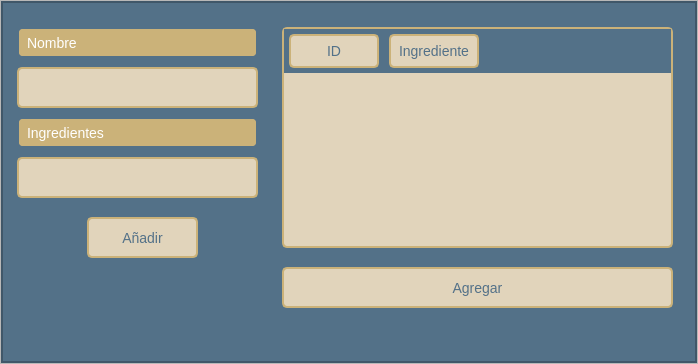
<?xml version="1.0" encoding="UTF-8"?>
<ui version="4.0">
 <class>nueva_mezcla_window</class>
 <widget class="QWidget" name="nueva_mezcla_window">
  <property name="geometry">
   <rect>
    <x>0</x>
    <y>0</y>
    <width>698</width>
    <height>364</height>
   </rect>
  </property>
  <property name="windowTitle">
   <string>Nueva mezcla</string>
  </property>
  <layout class="QVBoxLayout" name="verticalLayout">
   <property name="spacing">
    <number>0</number>
   </property>
   <property name="leftMargin">
    <number>0</number>
   </property>
   <property name="topMargin">
    <number>0</number>
   </property>
   <property name="rightMargin">
    <number>0</number>
   </property>
   <property name="bottomMargin">
    <number>0</number>
   </property>
   <item>
    <widget class="QFrame" name="central_frame">
     <property name="frameShape">
      <enum>QFrame::StyledPanel</enum>
     </property>
     <property name="frameShadow">
      <enum>QFrame::Raised</enum>
     </property>
     <layout class="QVBoxLayout" name="verticalLayout_2">
      <property name="spacing">
       <number>0</number>
      </property>
      <property name="leftMargin">
       <number>0</number>
      </property>
      <property name="topMargin">
       <number>0</number>
      </property>
      <property name="rightMargin">
       <number>0</number>
      </property>
      <property name="bottomMargin">
       <number>0</number>
      </property>
      <item>
       <widget class="QFrame" name="backgroundcolor_frame">
        <property name="styleSheet">
         <string notr="true">background-color: #537188;</string>
        </property>
        <property name="frameShape">
         <enum>QFrame::StyledPanel</enum>
        </property>
        <property name="frameShadow">
         <enum>QFrame::Raised</enum>
        </property>
        <layout class="QVBoxLayout" name="verticalLayout_3">
         <property name="spacing">
          <number>0</number>
         </property>
         <property name="leftMargin">
          <number>0</number>
         </property>
         <property name="topMargin">
          <number>0</number>
         </property>
         <property name="rightMargin">
          <number>0</number>
         </property>
         <property name="bottomMargin">
          <number>0</number>
         </property>
         <item>
          <widget class="QFrame" name="content_frame">
           <property name="frameShape">
            <enum>QFrame::StyledPanel</enum>
           </property>
           <property name="frameShadow">
            <enum>QFrame::Raised</enum>
           </property>
           <widget class="QLabel" name="label">
            <property name="geometry">
             <rect>
              <x>10</x>
              <y>20</y>
              <width>251</width>
              <height>41</height>
             </rect>
            </property>
            <property name="styleSheet">
             <string notr="true">QLabel {
    color: #ffffff;
    border: 2px solid #537188;
    border-radius: 5px;
    padding: 5px;
    margin: 5px;
    font-size: 14px;
    text-align: center;
    background-color: #CBB279;
}</string>
            </property>
            <property name="text">
             <string>Nombre</string>
            </property>
           </widget>
           <widget class="QLineEdit" name="nombre_mezcla">
            <property name="geometry">
             <rect>
              <x>10</x>
              <y>60</y>
              <width>251</width>
              <height>51</height>
             </rect>
            </property>
            <property name="styleSheet">
             <string notr="true">QLineEdit {
    background-color: #E1D4BB;
    color: #537188;
    border: 2px solid #CBB279;
    border-radius: 5px;
    padding: 5px;
    margin: 5px;
    font-size: 14px;
}</string>
            </property>
           </widget>
           <widget class="QPushButton" name="submit_mezcla_button">
            <property name="geometry">
             <rect>
              <x>275</x>
              <y>260</y>
              <width>401</width>
              <height>51</height>
             </rect>
            </property>
            <property name="styleSheet">
             <string notr="true">QPushButton {
    background-color: #E1D4BB;
    color: #537188;
    border: 2px solid #CBB279;
    border-radius: 5px;
    padding: 5px;
    margin: 5px;
    font-size: 14px;
}

QPushButton:hover {
    background-color: #CBB279;
    border: 2px solid #537188;
}

QPushButton:pressed {
    background-color: #CBB279;
    border: 2px solid #537188;
    padding-left: 7px;
}</string>
            </property>
            <property name="text">
             <string>Agregar</string>
            </property>
           </widget>
           <widget class="QComboBox" name="ingrediente_nueva_mezcla">
            <property name="geometry">
             <rect>
              <x>10</x>
              <y>150</y>
              <width>251</width>
              <height>51</height>
             </rect>
            </property>
            <property name="styleSheet">
             <string notr="true">QComboBox {
    background-color: #E1D4BB;
    color: #537188;
    border: 2px solid #CBB279;
    border-radius: 5px;
    padding: 5px;
    margin: 5px;
    font-size: 14px;
}

QComboBox::drop-down {
    border: none;
}

QComboBox::down-arrow {
    image: url(C:/Users/velar/OneDrive/Escritorio/Planta2/assets/icons8-expand-arrow-24.png);
}

QComboBox QAbstractItemView {
    border: 2px solid #537188;
    selection-background-color: #CBB279;
}</string>
            </property>
           </widget>
           <widget class="QLabel" name="label_2">
            <property name="geometry">
             <rect>
              <x>10</x>
              <y>110</y>
              <width>251</width>
              <height>41</height>
             </rect>
            </property>
            <property name="styleSheet">
             <string notr="true">QLabel {
    color: #ffffff;
    border: 2px solid #537188;
    border-radius: 5px;
    padding: 5px;
    margin: 5px;
    font-size: 14px;
    text-align: center;
    background-color: #CBB279;
}</string>
            </property>
            <property name="text">
             <string>Ingredientes</string>
            </property>
           </widget>
           <widget class="QTableWidget" name="tabla_ingredientes">
            <property name="geometry">
             <rect>
              <x>275</x>
              <y>20</y>
              <width>401</width>
              <height>231</height>
             </rect>
            </property>
            <property name="styleSheet">
             <string notr="true">QTableWidget {
    background-color: #E1D4BB;
    color: #537188;
    border: 2px solid #CBB279;
    border-radius: 5px;
    margin: 5px;
    font-size: 14px;
    gridline-color: #537188;
}

QTableWidget::item {
    border: 1px solid #537188;
}

QTableWidget::item:selected {
    background-color: #CBB279;
    color: #E1D4BB;
}

QHeaderView::section {
    background-color: #E1D4BB;
    color: #537188;
    padding: 5px;
    border: 2px solid #CBB279;
    border-radius: 5px;
    margin: 5px;
    font-size: 14px;
}</string>
            </property>
            <column>
             <property name="text">
              <string>ID</string>
             </property>
            </column>
            <column>
             <property name="text">
              <string>Ingrediente</string>
             </property>
            </column>
           </widget>
           <widget class="QPushButton" name="agregar_ingrediente">
            <property name="geometry">
             <rect>
              <x>80</x>
              <y>210</y>
              <width>121</width>
              <height>51</height>
             </rect>
            </property>
            <property name="styleSheet">
             <string notr="true">QPushButton {
    background-color: #E1D4BB;
    color: #537188;
    border: 2px solid #CBB279;
    border-radius: 5px;
    padding: 5px;
    margin: 5px;
    font-size: 14px;
}

QPushButton:hover {
    background-color: #CBB279;
    border: 2px solid #537188;
}

QPushButton:pressed {
    background-color: #CBB279;
    border: 2px solid #537188;
    padding-left: 7px;
}</string>
            </property>
            <property name="text">
             <string>Añadir</string>
            </property>
           </widget>
          </widget>
         </item>
        </layout>
       </widget>
      </item>
     </layout>
    </widget>
   </item>
  </layout>
 </widget>
 <resources/>
 <connections/>
</ui>
